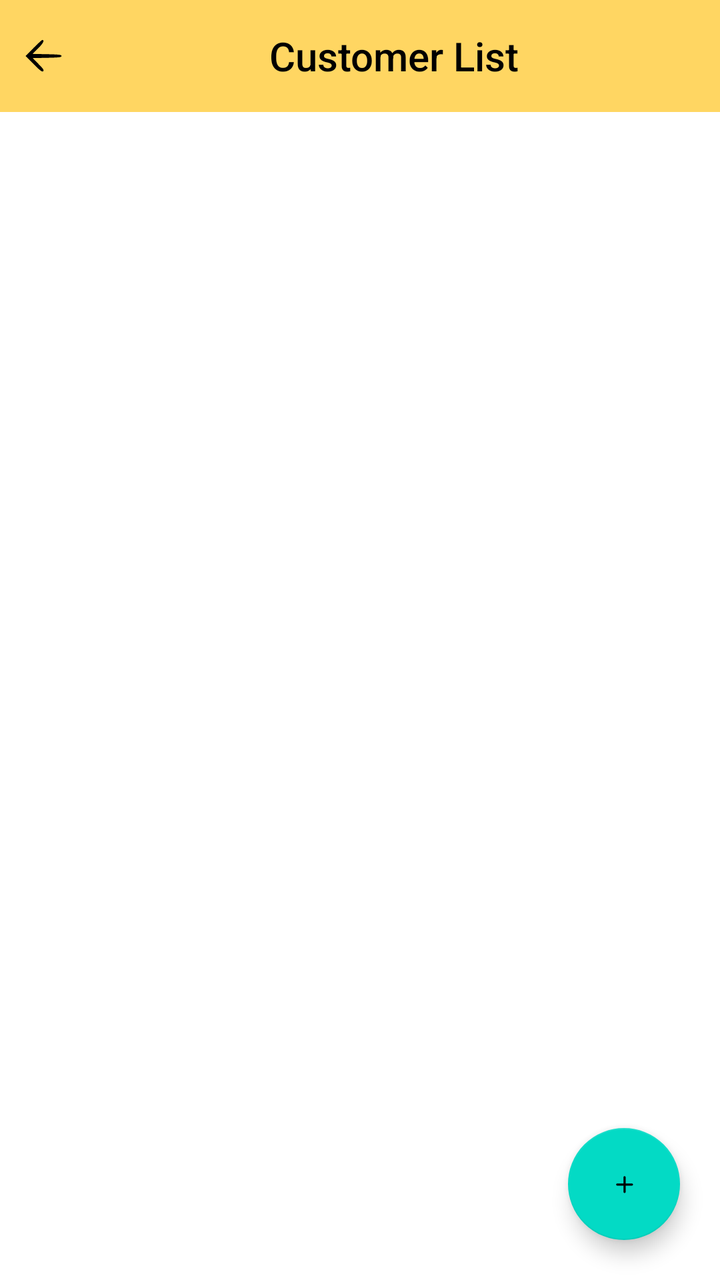
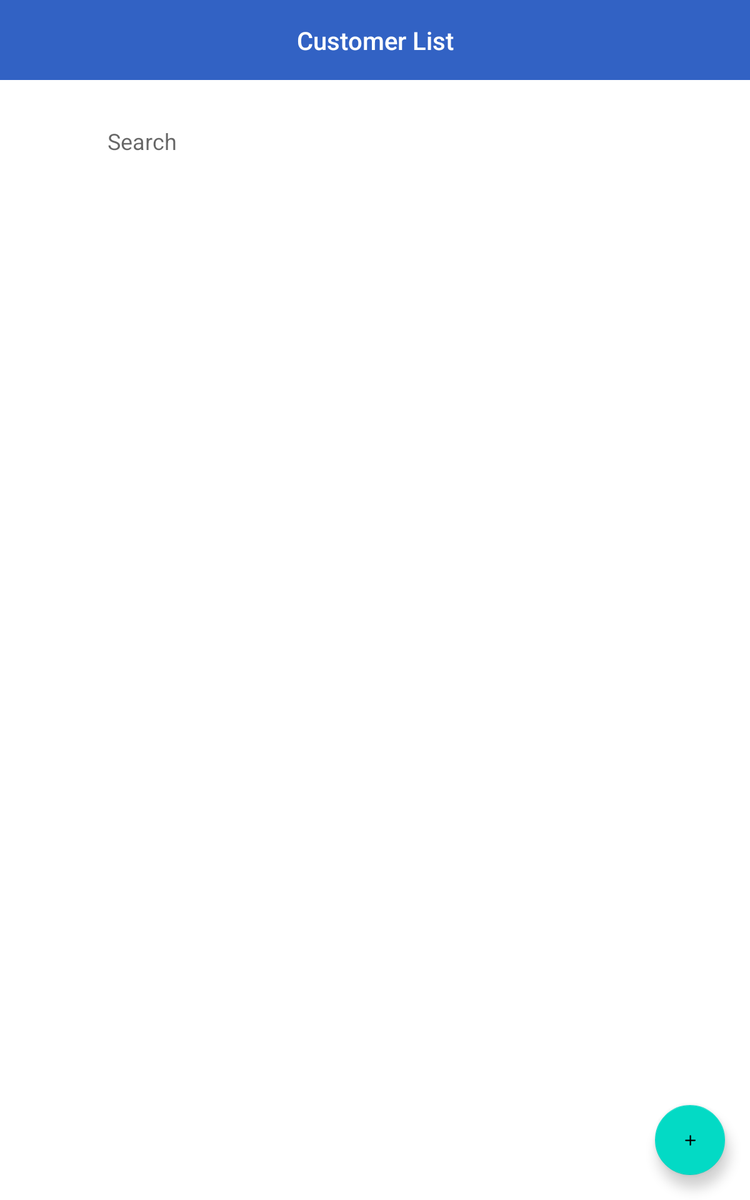

First picture: res/layout/ on a phone held upright. Second picture: the repository's own variant of that layout, on a device whose configuration matches the variant's folder. Source for both follows.
<!-- AndroidManifest.xml: application theme Theme.Customer_registration -->
<!-- res/layout/activity_search__customer.xml -->
<LinearLayout xmlns:android="http://schemas.android.com/apk/res/android"
    xmlns:tools="http://schemas.android.com/tools"
    android:layout_width="match_parent"
    android:layout_height="match_parent"
    tools:context=".Search_Customer"
    android:orientation="vertical"
    android:background="@drawable/bb"
    >

    <LinearLayout
        android:id="@+id/appBarLayout"
        android:layout_width="match_parent"
        android:layout_height="?attr/actionBarSize"
        android:background="@color/yellow"
        >

        <ImageView
            android:id="@+id/backarrowacustlist"
            android:layout_width="wrap_content"
            android:layout_height="wrap_content"
            android:src="@drawable/ic_back"
            android:layout_gravity="center_vertical"
            android:layout_marginStart="10dp"
            />

        <TextView
            style="@style/TextAppearance.AppCompat.Widget.ActionBar.Title"
            android:layout_width="match_parent"
            android:layout_height="wrap_content"
            android:layout_gravity="center"
            android:gravity="center"
            android:textColor="@color/black"
            android:text="@string/customer_list" />
    </LinearLayout>

    <RelativeLayout
        android:layout_width="match_parent"
        android:layout_height="match_parent">
        <LinearLayout
            android:id="@+id/ll"
            android:layout_width="match_parent"
            android:layout_height="match_parent"
            android:orientation="vertical"
            tools:ignore="UselessParent">

            <EditText
                android:id="@+id/etsearch"
                android:layout_width="match_parent"
                android:layout_height="50dp"
                android:layout_marginStart="32dp"
                android:layout_marginTop="24dp"
                android:layout_marginEnd="32dp"
                android:background="@drawable/input_bg"
                android:drawableStart="@drawable/ic_search_cust"
                android:drawablePadding="10dp"
                android:ems="10"
                android:hint="@string/search"
                android:inputType="text"
                android:textColorHint="@color/colorWhite"
                android:paddingStart="20dp"
                android:paddingTop="10dp"
                android:paddingEnd="10dp"
                android:paddingBottom="10dp"
                />

            <androidx.recyclerview.widget.RecyclerView
                android:id="@+id/my_recycler_view"
                android:layout_width="match_parent"
                android:layout_height="match_parent"
                android:scrollbars="none" />

        </LinearLayout>

        <com.google.android.material.floatingactionbutton.FloatingActionButton
            android:id="@+id/fab"
            android:layout_alignParentBottom="true"
            android:layout_alignParentEnd="true"
            android:layout_width="wrap_content"
            android:layout_height="wrap_content"
            android:layout_gravity="bottom|end"
            android:layout_margin="20dp"
            android:src="@drawable/ic_plus"
            />

    </RelativeLayout>



        </LinearLayout>
<!-- resources referenced by this layout -->
<resources>
  <color name="black">#FF000000</color>
  <color name="colorWhite">#FFFFFF</color>
  <color name="yellow">#FFD662</color>
  <!-- drawable ic_back (drawable) -->
  <vector android:height="24dp" android:viewportHeight="48"
      android:viewportWidth="48" android:width="24dp" xmlns:android="http://schemas.android.com/apk/res/android">
      <path android:fillColor="#000000"
          android:pathData="M13.5,16l-8,8 8.2,8.2c6.5,6.5 8.5,8 9.5,7 1,-1 0,-2.5 -4.7,-7.2l-5.9,-5.9 14.5,-0.3c12,-0.3 14.4,-0.5 14.4,-1.8 0,-1.3 -2.4,-1.5 -14.4,-1.8l-14.5,-0.3 5.8,-5.8c5,-5.1 6.4,-8.1 3.8,-8.1 -0.4,-0 -4.3,3.6 -8.7,8z" android:strokeColor="#00000000"/>
  </vector>
  <!-- drawable ic_plus (drawable) -->
  <vector android:height="24dp" android:viewportHeight="250"
      android:viewportWidth="250" android:width="24dp" xmlns:android="http://schemas.android.com/apk/res/android">
      <path android:fillColor="#FFFFFF"
          android:pathData="M124,86c-1.8,1.8 -2,3.3 -2,19l0,17 -17,-0c-15.7,-0 -17.2,0.2 -19,2 -1.1,1.1 -2,2.9 -2,4 0,1.1 0.9,2.9 2,4 1.8,1.8 3.3,2 19,2l17,-0 0,17c0,15.7 0.2,17.2 2,19 1.1,1.1 2.9,2 4,2 1.1,-0 2.9,-0.9 4,-2 1.8,-1.8 2,-3.3 2,-19l0,-17 17,-0c15.7,-0 17.2,-0.2 19,-2 1.1,-1.1 2,-2.9 2,-4 0,-1.1 -0.9,-2.9 -2,-4 -1.8,-1.8 -3.3,-2 -19,-2l-17,-0 0,-17c0,-15.7 -0.2,-17.2 -2,-19 -1.1,-1.1 -2.9,-2 -4,-2 -1.1,-0 -2.9,0.9 -4,2z" android:strokeColor="#00000000"/>
  </vector>
  <!-- drawable ic_search_cust (drawable) -->
  <vector android:height="24dp" android:viewportHeight="48"
      android:viewportWidth="48" android:width="24dp" xmlns:android="http://schemas.android.com/apk/res/android">
      <path android:fillColor="@color/white"
          android:pathData="M18.5,8.5c-5,4.9 -1.5,13.5 5.5,13.5 4.1,-0 8,-3.9 8,-8 0,-4.1 -3.9,-8 -8,-8 -1.9,-0 -4,0.9 -5.5,2.5z" android:strokeColor="#00000000"/>
      <path android:fillColor="@color/white"
          android:pathData="M29.4,29.4c-7.3,7.3 -1.2,18.1 9.2,16.2 2.7,-0.6 4.1,-0.3 5.5,1 1.5,1.3 2.2,1.5 3.1,0.6 0.9,-0.9 0.7,-1.6 -0.6,-3.1 -1.3,-1.4 -1.6,-2.8 -1,-5.5 1.9,-10.4 -8.9,-16.5 -16.2,-9.2zM40,32c1.1,1.1 2,2.9 2,4 0,2.6 -3.4,6 -6,6 -2.6,-0 -6,-3.4 -6,-6 0,-2.6 3.4,-6 6,-6 1.1,-0 2.9,0.9 4,2z" android:strokeColor="#00000000"/>
      <path android:fillColor="@color/white"
          android:pathData="M15,29.5c-5.9,1.8 -9.3,5.3 -8.8,9.1l0.3,2.9 7.9,-0 7.8,-0 0.2,-5c0.1,-2.8 0.4,-5.7 0.6,-6.5 0.7,-2 -2.5,-2.2 -8,-0.5z" android:strokeColor="#00000000"/>
  </vector>
  <!-- drawable input_bg (drawable) -->
  <?xml version="1.0" encoding="utf-8"?>
  <shape xmlns:android="http://schemas.android.com/apk/res/android"
      >
  
      <stroke android:color="@color/white" android:width="2dp"/>
      <corners android:radius="70dp" />
  </shape>
  <string name="customer_list">Customer List</string>
  <string name="search">Search</string>
  <style name="Theme.Customer_registration" parent="Theme.MaterialComponents.DayNight.NoActionBar">
          
          <item name="colorPrimary">@color/purple_500</item>
          <item name="colorPrimaryVariant">@color/purple_700</item>
          <item name="colorOnPrimary">@color/white</item>
          
          <item name="colorSecondary">@color/teal_200</item>
          <item name="colorSecondaryVariant">@color/teal_700</item>
          <item name="colorOnSecondary">@color/black</item>
          
          <item name="android:statusBarColor" tools:targetApi="l">?attr/colorPrimaryVariant</item>
          
      </style>
  <color name="white">#FFFFFFFF</color>
  <color name="purple_500">#FF6200EE</color>
  <color name="purple_700">#FF3700B3</color>
  <color name="teal_200">#FF03DAC5</color>
  <color name="teal_700">#FF018786</color>
</resources>
<!-- res/layout-large/activity_search__customer.xml (the repository's variant of the layout above) -->
<!-- drawn on a 7-inch tablet held upright -->
<LinearLayout xmlns:android="http://schemas.android.com/apk/res/android"
    xmlns:tools="http://schemas.android.com/tools"
    android:layout_width="match_parent"
    android:layout_height="match_parent"
    tools:context=".Search_Customer"
    android:orientation="vertical"
    >

    <LinearLayout
        android:id="@+id/appBarLayout"
        android:layout_width="match_parent"
        android:layout_height="?attr/actionBarSize"
        android:background="@color/colorPrimaryDark"
        >


        <TextView
            style="@style/TextAppearance.AppCompat.Widget.ActionBar.Title"
            android:layout_width="match_parent"
            android:layout_height="wrap_content"
            android:layout_gravity="center"
            android:gravity="center"
            android:textColor="@color/white"
            android:text="@string/customer_list" />
    </LinearLayout>

    <RelativeLayout
        android:layout_width="match_parent"
        android:layout_height="match_parent">
        <LinearLayout
            android:id="@+id/ll"
            android:layout_width="match_parent"
            android:layout_height="match_parent"

            android:orientation="vertical"
            tools:ignore="UselessParent">

            <EditText
                android:id="@+id/etsearch"
                android:layout_width="match_parent"
                android:layout_height="50dp"
                android:layout_marginStart="32dp"
                android:layout_marginTop="24dp"
                android:layout_marginEnd="32dp"
                android:background="@drawable/border_text_black"
                android:drawableStart="@drawable/ic_search_cust"
                android:drawablePadding="10dp"
                android:ems="10"
                android:hint="@string/search"
                android:inputType="textPersonName"
                android:paddingStart="20dp"
                android:paddingTop="10dp"
                android:paddingEnd="10dp"
                android:paddingBottom="10dp"
                />

            <androidx.recyclerview.widget.RecyclerView
                android:id="@+id/my_recycler_view"
                android:layout_width="match_parent"
                android:layout_height="match_parent"
                android:scrollbars="none" />

        </LinearLayout>

        <com.google.android.material.floatingactionbutton.FloatingActionButton
            android:id="@+id/fab"
            android:layout_alignParentBottom="true"
            android:layout_alignParentEnd="true"
            android:layout_width="wrap_content"
            android:layout_height="wrap_content"
            android:layout_gravity="bottom|end"
            android:layout_margin="20dp"
            android:src="@drawable/ic_plus"
            />

    </RelativeLayout>



</LinearLayout>
<!-- resources referenced by the variant -->
<!-- as a 7-inch tablet held upright resolves them -->
<resources>
  <color name="colorPrimaryDark">#3262C4</color>
  <color name="white">#FFFFFFFF</color>
  <!-- drawable ic_plus (drawable) -->
  <vector android:height="24dp" android:viewportHeight="250"
      android:viewportWidth="250" android:width="24dp" xmlns:android="http://schemas.android.com/apk/res/android">
      <path android:fillColor="#FFFFFF"
          android:pathData="M124,86c-1.8,1.8 -2,3.3 -2,19l0,17 -17,-0c-15.7,-0 -17.2,0.2 -19,2 -1.1,1.1 -2,2.9 -2,4 0,1.1 0.9,2.9 2,4 1.8,1.8 3.3,2 19,2l17,-0 0,17c0,15.7 0.2,17.2 2,19 1.1,1.1 2.9,2 4,2 1.1,-0 2.9,-0.9 4,-2 1.8,-1.8 2,-3.3 2,-19l0,-17 17,-0c15.7,-0 17.2,-0.2 19,-2 1.1,-1.1 2,-2.9 2,-4 0,-1.1 -0.9,-2.9 -2,-4 -1.8,-1.8 -3.3,-2 -19,-2l-17,-0 0,-17c0,-15.7 -0.2,-17.2 -2,-19 -1.1,-1.1 -2.9,-2 -4,-2 -1.1,-0 -2.9,0.9 -4,2z" android:strokeColor="#00000000"/>
  </vector>
  <!-- drawable ic_search_cust (drawable) -->
  <vector android:height="24dp" android:viewportHeight="48"
      android:viewportWidth="48" android:width="24dp" xmlns:android="http://schemas.android.com/apk/res/android">
      <path android:fillColor="@color/white"
          android:pathData="M18.5,8.5c-5,4.9 -1.5,13.5 5.5,13.5 4.1,-0 8,-3.9 8,-8 0,-4.1 -3.9,-8 -8,-8 -1.9,-0 -4,0.9 -5.5,2.5z" android:strokeColor="#00000000"/>
      <path android:fillColor="@color/white"
          android:pathData="M29.4,29.4c-7.3,7.3 -1.2,18.1 9.2,16.2 2.7,-0.6 4.1,-0.3 5.5,1 1.5,1.3 2.2,1.5 3.1,0.6 0.9,-0.9 0.7,-1.6 -0.6,-3.1 -1.3,-1.4 -1.6,-2.8 -1,-5.5 1.9,-10.4 -8.9,-16.5 -16.2,-9.2zM40,32c1.1,1.1 2,2.9 2,4 0,2.6 -3.4,6 -6,6 -2.6,-0 -6,-3.4 -6,-6 0,-2.6 3.4,-6 6,-6 1.1,-0 2.9,0.9 4,2z" android:strokeColor="#00000000"/>
      <path android:fillColor="@color/white"
          android:pathData="M15,29.5c-5.9,1.8 -9.3,5.3 -8.8,9.1l0.3,2.9 7.9,-0 7.8,-0 0.2,-5c0.1,-2.8 0.4,-5.7 0.6,-6.5 0.7,-2 -2.5,-2.2 -8,-0.5z" android:strokeColor="#00000000"/>
  </vector>
  <string name="customer_list">Customer List</string>
  <string name="search">Search</string>
  <style name="Theme.Customer_registration" parent="Theme.MaterialComponents.DayNight.NoActionBar">
          
          <item name="colorPrimary">@color/purple_500</item>
          <item name="colorPrimaryVariant">@color/purple_700</item>
          <item name="colorOnPrimary">@color/white</item>
          
          <item name="colorSecondary">@color/teal_200</item>
          <item name="colorSecondaryVariant">@color/teal_700</item>
          <item name="colorOnSecondary">@color/black</item>
          
          <item name="android:statusBarColor" tools:targetApi="l">?attr/colorPrimaryVariant</item>
          
      </style>
  <color name="purple_500">#FF6200EE</color>
  <color name="purple_700">#FF3700B3</color>
  <color name="teal_200">#FF03DAC5</color>
  <color name="teal_700">#FF018786</color>
  <color name="black">#FF000000</color>
</resources>
